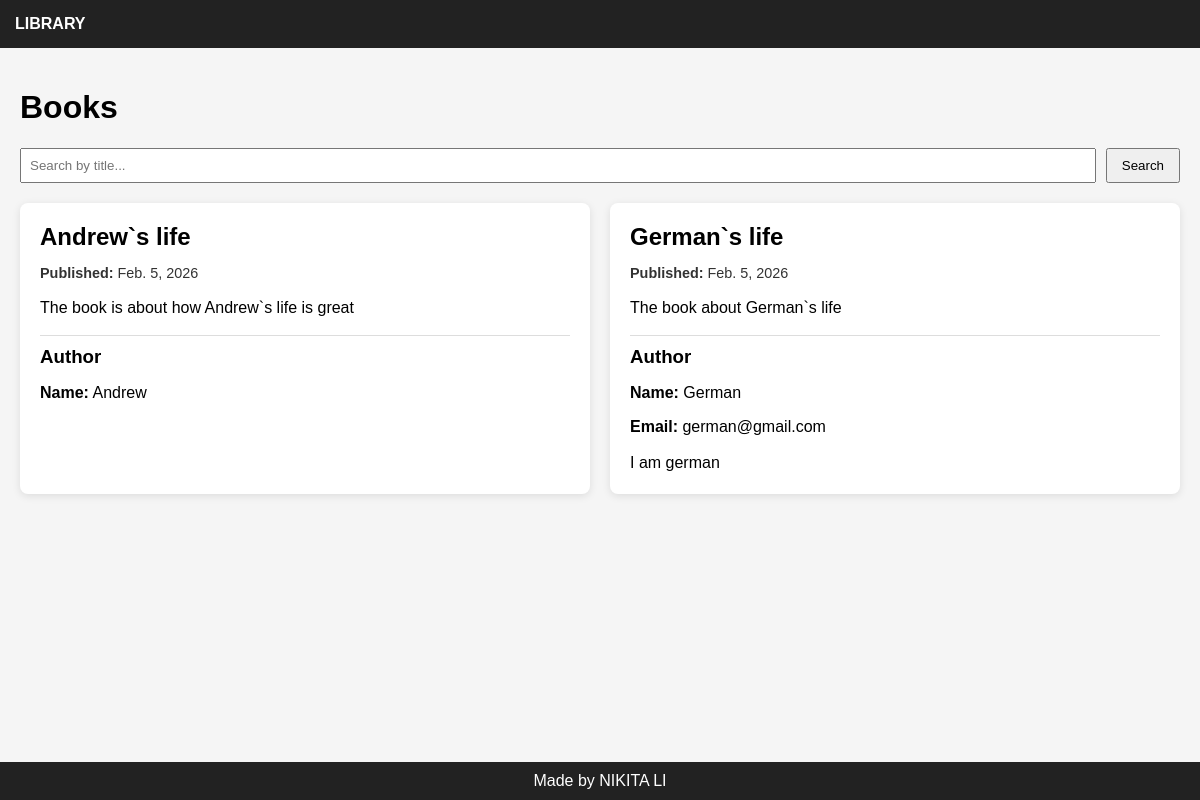
The page /books/ on the database its author committed.
### library/models.py (models this page shows, shortened)
class Book(models.Model):
    author = models.ForeignKey(Author, on_delete=models.CASCADE)
    title = models.CharField(max_length=100)
    description = models.TextField(max_length=500)
    published_date = models.DateField()

class Author(models.Model):
    name = models.CharField(max_length=30)
    email = models.EmailField(blank=True)
    bio = models.TextField(blank=True, max_length=500)

### library/views.py (the view)
# urls.py: path("books/", views.books, name="books_list"),
def books(request):
    query = request.GET.get("q")
    books = Book.objects.select_related("author")
    if query:
        books = books.filter(title__icontains=query)
    books = books.order_by("-published_date")
    return render(request, "books.html", {
        "books": books,
        "query": query,
    })

### library/templates/books.html
{% extends "base.html" %}
{% block content %}
<h1>Books</h1>
<form method="get" class="search-form">
    <input
        type="text"
        name="q"
        placeholder="Search by title..."
        value="{{ query|default:'' }}"
    >
    <button type="submit">Search</button>
</form>
{% if books %}
    <div class="books-grid">
        {% for book in books %}
            <div class="book-card">
                <h2 class="book-title">{{ book.title }}</h2>
                <p class="book-date">
                    <strong>Published:</strong> {{ book.published_date }}
                </p>
                <p class="book-description">
                    {{ book.description }}
                </p>
                <div class="book-author">
                    <h3>Author</h3>
                    <p><strong>Name:</strong> {{ book.author.name }}</p>
                    {% if book.author.email %}
                        <p><strong>Email:</strong> {{ book.author.email }}</p>
                    {% endif %}
                    {% if book.author.bio %}
                        <p class="author-bio">{{ book.author.bio }}</p>
                    {% endif %}
                </div>
            </div>
        {% endfor %}
    </div>
{% else %}
    <p>No books found.</p>
{% endif %}
{% endblock %}

### library/templates/base.html (shortened to what this page needs)
{% load static %}
<!DOCTYPE html>
<html lang="en">
<head>
    <link rel="stylesheet" href="{% static 'library/css/base.css' %}">
</head>
<body>
<header>
    <nav>
        <ul>
            <li>
                <a href="{% url 'home' %}">LIBRARY</a>
            </li>
        </ul>
    </nav>
</header>
<main>
    {% block content %}
    {% endblock %}
</main>
<footer>
    Made by NIKITA LI
</footer>
</body>
</html>

### library/static/library/css/base.css (style rules this page uses)
body { margin: 0; font-family: Arial, sans-serif; background-color: #f5f5f5; display: flex; flex-direction: column; min-height: 100vh; }
header { background: #222; padding: 15px; }
nav ul { list-style: none; display: flex; gap: 20px; margin: 0; padding: 0; }
nav a { color: white; text-decoration: none; font-weight: bold; }
main { padding: 20px; flex: 1; }
footer { background: #222; color: white; text-align: center; padding: 10px; }
.author-bio { margin: 10px 0 0; line-height: 1.4; }
.books-grid { display: grid; grid-template-columns: repeat(2, minmax(0, 1fr)); gap: 20px; margin-top: 20px; }
.book-card { background: white; padding: 20px; border-radius: 8px; box-shadow: 0 2px 8px rgba(0, 0, 0, 0.1); }
.book-title { margin: 0 0 10px; }
.book-date { font-size: 0.9em; opacity: 0.8; }
.book-description { margin: 10px 0 15px; line-height: 1.5; }
.book-author { margin-top: 15px; padding-top: 10px; border-top: 1px solid #ddd; }
.book-author h3 { margin: 0 0 5px; }
.search-form { margin-bottom: 20px; display: flex; gap: 10px; }
.search-form input { padding: 8px; flex: 1; }
.search-form button { padding: 8px 14px; cursor: pointer; }

### rows shown on the page
Book: title "Andrew`s life", published_date "Feb. 5, 2026", description "The book is about how Andrew`s life is great", author.name "Andrew"
Book: title "German`s life", published_date "Feb. 5, 2026", description "The book about German`s life", author.name "German", author.email "german@gmail.com", author.bio "I am german"
